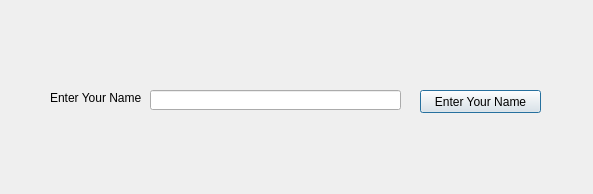
<?xml version="1.0" encoding="UTF-8"?>
<ui version="4.0">
 <class>Dialog</class>
 <widget class="QDialog" name="Dialog">
  <property name="geometry">
   <rect>
    <x>0</x>
    <y>0</y>
    <width>593</width>
    <height>194</height>
   </rect>
  </property>
  <property name="windowTitle">
   <string>Dialog</string>
  </property>
  <widget class="QLabel" name="label">
   <property name="geometry">
    <rect>
     <x>50</x>
     <y>90</y>
     <width>141</width>
     <height>16</height>
    </rect>
   </property>
   <property name="text">
    <string>Enter Your Name</string>
   </property>
  </widget>
  <widget class="QLineEdit" name="nameLineEdit">
   <property name="geometry">
    <rect>
     <x>150</x>
     <y>90</y>
     <width>251</width>
     <height>20</height>
    </rect>
   </property>
  </widget>
  <widget class="QPushButton" name="namePushButton">
   <property name="geometry">
    <rect>
     <x>420</x>
     <y>90</y>
     <width>121</width>
     <height>23</height>
    </rect>
   </property>
   <property name="text">
    <string>Enter Your Name</string>
   </property>
  </widget>
 </widget>
 <resources/>
 <connections/>
</ui>
